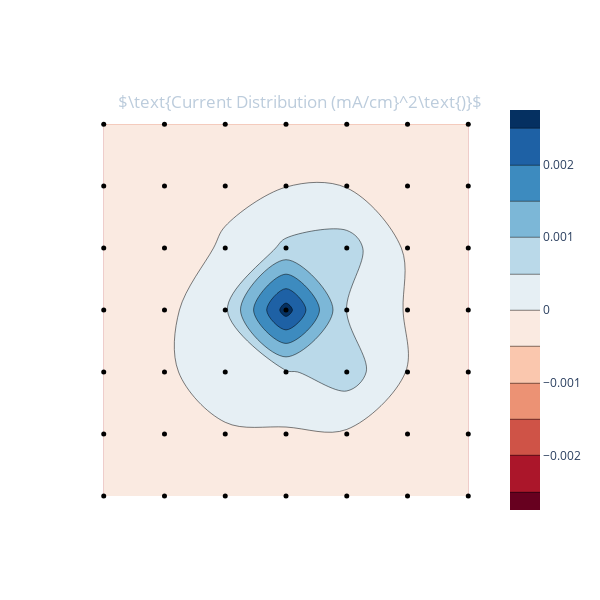
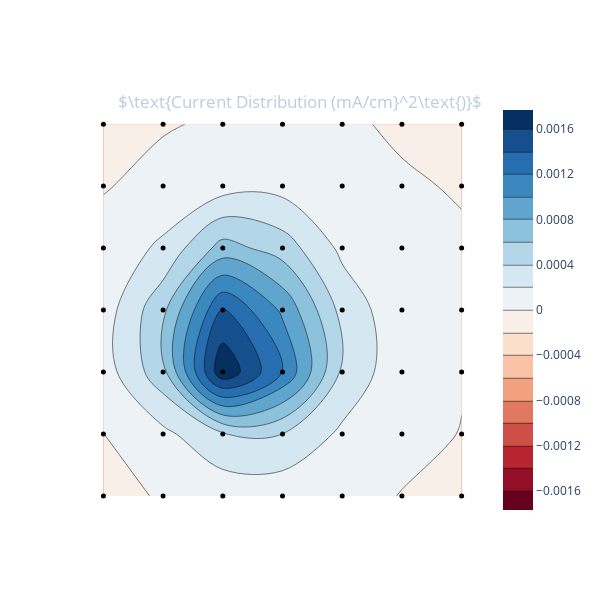
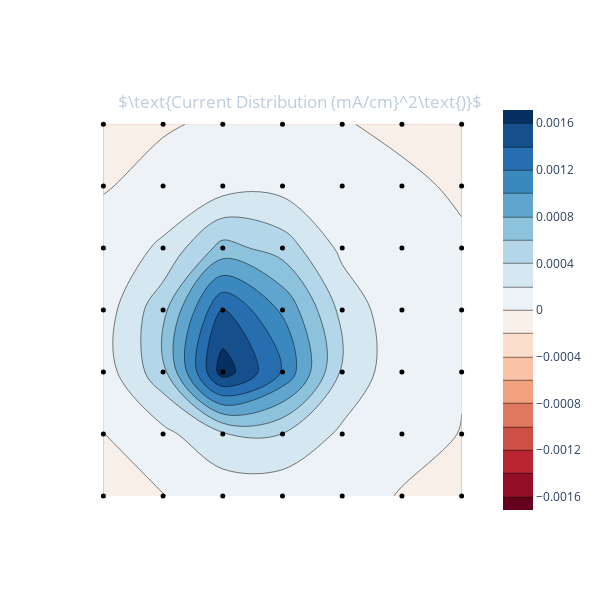
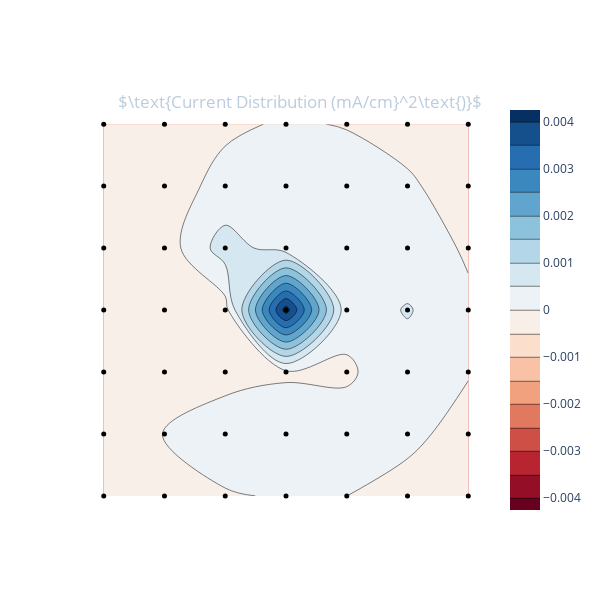

Source (notebook cell) for these figures, in order:
### Code cell
# conda install -c plotly plotly-orca
import pandas as pd
import plotly.graph_objects as go
import numpy as np
import plotly.io as pio
from IPython.display import Image
df = pd.DataFrame(savedData.data)
# df = df[['time', 'Vbias', 'Ibias', 'Vext', 'Iext', 'Ve1', 'Ie1', 'Varc', 'Iarc', 'Ibase', 'pressure', 'note']]

IpinMax = []
for currentArray in df.currents:
    IpinMax.append(np.max(currentArray))
    
df = df[['time', 'pressure', 'Vbias', 'Ibias', 'Varc', 'Iarc', 'Ibase', 'Vext', 'Iext', 'Ve1', 'Ie1']]
df.insert(7, "IpinMax", IpinMax, True)

for i in range(savedData.len()):
    display(df[i:i+1])
    fig = savedData.plotI(i)
    fig = apl.plotI(data.data[i]['currents'])
#     display(Image(pio.to_image(fig, scale = 1.35, format='png'))) # use this to have static graphs render on github.
    fig.show()

### Figure 1 — Plotly figure (JSON) as saved in the notebook; plotly's stock layout.template omitted (floating-point values rounded to 4 significant figures)
{"data": [{"autocontour": true, "colorscale": [[0, "rgb(103,0,31)"], [0.1, "rgb(178,24,43)"], [0.2, "rgb(214,96,77)"], [0.3, "rgb(244,165,130)"], [0.4, "rgb(253,219,199)"], [0.5, "rgb(247,247,247)"], [0.6, "rgb(209,229,240)"], [0.7, "rgb(146,197,222)"], [0.8, "rgb(67,147,195)"], [0.9, "rgb(33,102,172)"], [1, "rgb(5,48,97)"]], "contours": {"end": 0.0025, "size": 0.0005, "start": -0.0025}, "ncontours": 21, "type": "contour", "z": [[-1.367e-05, -2.249e-05, -2.112e-05, -3.814e-05, -4.372e-05, -4.033e-05, -1.708e-05], [-3.284e-05, -4.278e-05, -6.996e-05, -5.525e-05, -5.83e-05, -3.576e-05, -3.279e-05], [-3.517e-05, -9.148e-05, 0.0003033, 0.0004415, 0.0007474, -2.49e-05, -1.861e-05], [-6.818e-05, -0.0001363, 0.0004176, 0.002738, 0.0004908, -3.899e-05, -2.422e-05], [-8.084e-05, -0.0001117, 2.678e-05, 0.0005971, 0.0007076, -7.998e-05, -3.259e-05], [-5.563e-05, -5.418e-05, -4.917e-05, -9.894e-06, -2.175e-05, -2.893e-05, -3.574e-05], [-3.399e-05, -4.058e-05, -2.664e-05, -1.931e-05, -1.61e-05, -2.836e-05, -2.083e-05]], "zmax": 0.002738, "zmid": 0, "zmin": -0.002738}, {"marker": {"color": "rgb(0, 0, 0)", "size": 5}, "mode": "markers", "type": "scatter", "x": [0, 1, 2, 3, 4, 5, 6, 0, 1, 2, 3, 4, 5, 6, 0, 1, 2, 3, 4, 5, 6, 0, 1, 2, 3, 4, 5, 6, 0, 1, 2, 3, 4, 5, 6, 0, 1, 2, 3, 4, 5, 6, 0, 1, 2, 3, 4, 5, 6], "y": [0, 0, 0, 0, 0, 0, 0, 1, 1, 1, 1, 1, 1, 1, 2, 2, 2, 2, 2, 2, 2, 3, 3, 3, 3, 3, 3, 3, 4, 4, 4, 4, 4, 4, 4, 5, 5, 5, 5, 5, 5, 5, 6, 6, 6, 6, 6, 6, 6]}], "layout": {"height": 600, "paper_bgcolor": "rgba(0, 0, 0, 0)", "plot_bgcolor": "rgba(0, 0, 0, 0)", "title": {"font": {"color": "#BCCCDC"}, "text": "$\\text{Current Distribution (mA/cm}^2\\text{)}$", "x": 0.5, "xanchor": "center", "y": 0.84, "yanchor": "top"}, "width": 600, "xaxis": {"autorange": true, "range": [-0.3905, 6.39], "showgrid": false, "showticklabels": false, "tickmode": "linear", "type": "linear"}, "yaxis": {"autorange": true, "range": [-0.3894, 6.389], "showgrid": false, "showticklabels": false, "type": "linear"}}}

### Figure 2 — Plotly figure (JSON) as saved in the notebook; plotly's stock layout.template omitted (floating-point values rounded to 4 significant figures)
{"data": [{"autocontour": true, "colorscale": [[0, "rgb(103,0,31)"], [0.1, "rgb(178,24,43)"], [0.2, "rgb(214,96,77)"], [0.3, "rgb(244,165,130)"], [0.4, "rgb(253,219,199)"], [0.5, "rgb(247,247,247)"], [0.6, "rgb(209,229,240)"], [0.7, "rgb(146,197,222)"], [0.8, "rgb(67,147,195)"], [0.9, "rgb(33,102,172)"], [1, "rgb(5,48,97)"]], "contours": {"end": 0.0016, "size": 0.0002, "start": -0.0016}, "ncontours": 21, "type": "contour", "z": [[-3.311e-06, 9.766e-07, 7.133e-05, 6.293e-05, 4.662e-05, -4.438e-06, -5.133e-06], [-1.53e-06, 0.0001514, 0.0003727, 0.0004001, 0.0001604, 3.865e-05, -3.816e-06], [0.0001008, 0.0005325, 0.001767, 0.001195, 0.0003634, 5.94e-05, 8.782e-06], [9.675e-05, 0.0005518, 0.00141, 0.000965, 0.0003329, 5.908e-05, 1.125e-05], [6.733e-05, 0.000238, 0.0006803, 0.0005061, 0.0001538, 1.486e-05, 7.381e-06], [-1.119e-05, 5.472e-05, 0.0001118, 0.0001317, 1.507e-05, 6.559e-06, -4.438e-06], [-7.229e-06, -1.387e-05, 2.403e-05, 2.502e-05, 8.139e-06, -7.914e-06, -8.914e-06]], "zmax": 0.001767, "zmid": 0, "zmin": -0.001767}, {"marker": {"color": "rgb(0, 0, 0)", "size": 5}, "mode": "markers", "type": "scatter", "x": [0, 1, 2, 3, 4, 5, 6, 0, 1, 2, 3, 4, 5, 6, 0, 1, 2, 3, 4, 5, 6, 0, 1, 2, 3, 4, 5, 6, 0, 1, 2, 3, 4, 5, 6, 0, 1, 2, 3, 4, 5, 6, 0, 1, 2, 3, 4, 5, 6], "y": [0, 0, 0, 0, 0, 0, 0, 1, 1, 1, 1, 1, 1, 1, 2, 2, 2, 2, 2, 2, 2, 3, 3, 3, 3, 3, 3, 3, 4, 4, 4, 4, 4, 4, 4, 5, 5, 5, 5, 5, 5, 5, 6, 6, 6, 6, 6, 6, 6]}], "layout": {"height": 600, "paper_bgcolor": "rgba(0, 0, 0, 0)", "plot_bgcolor": "rgba(0, 0, 0, 0)", "title": {"font": {"color": "#BCCCDC"}, "text": "$\\text{Current Distribution (mA/cm}^2\\text{)}$", "x": 0.5, "xanchor": "center", "y": 0.84, "yanchor": "top"}, "width": 600, "xaxis": {"autorange": true, "range": [-0.3915, 6.391], "showgrid": false, "showticklabels": false, "tickmode": "linear", "type": "linear"}, "yaxis": {"autorange": true, "range": [-0.3894, 6.389], "showgrid": false, "showticklabels": false, "type": "linear"}}}

### Figure 3 — Plotly figure (JSON) as saved in the notebook; plotly's stock layout.template omitted (floating-point values rounded to 4 significant figures)
{"data": [{"autocontour": true, "colorscale": [[0, "rgb(103,0,31)"], [0.1, "rgb(178,24,43)"], [0.2, "rgb(214,96,77)"], [0.3, "rgb(244,165,130)"], [0.4, "rgb(253,219,199)"], [0.5, "rgb(247,247,247)"], [0.6, "rgb(209,229,240)"], [0.7, "rgb(146,197,222)"], [0.8, "rgb(67,147,195)"], [0.9, "rgb(33,102,172)"], [1, "rgb(5,48,97)"]], "contours": {"end": 0.0016, "size": 0.0002, "start": -0.0016}, "ncontours": 21, "type": "contour", "z": [[-3.384e-06, -3.058e-06, 7.143e-05, 5.737e-05, 4.389e-05, -6.734e-06, -3.827e-06], [-2.247e-06, 0.0001464, 0.000368, 0.0003947, 0.0001613, 3.796e-05, -3.11e-06], [9.885e-05, 0.0005318, 0.001713, 0.001183, 0.0003668, 5.965e-05, 6.654e-06], [9.775e-05, 0.0005384, 0.001412, 0.000973, 0.0003352, 5.368e-05, 7.634e-06], [6.671e-05, 0.0002358, 0.0006721, 0.0005104, 0.0001515, 1.811e-05, 6.233e-06], [-1.077e-05, 4.999e-05, 0.0001112, 0.0001334, 1.078e-05, 8.94e-06, -6.165e-06], [-1.33e-05, -1.362e-05, 2.322e-05, 2.245e-05, 2.809e-06, -9.852e-06, -1.236e-05]], "zmax": 0.001713, "zmid": 0, "zmin": -0.001713}, {"marker": {"color": "rgb(0, 0, 0)", "size": 5}, "mode": "markers", "type": "scatter", "x": [0, 1, 2, 3, 4, 5, 6, 0, 1, 2, 3, 4, 5, 6, 0, 1, 2, 3, 4, 5, 6, 0, 1, 2, 3, 4, 5, 6, 0, 1, 2, 3, 4, 5, 6, 0, 1, 2, 3, 4, 5, 6, 0, 1, 2, 3, 4, 5, 6], "y": [0, 0, 0, 0, 0, 0, 0, 1, 1, 1, 1, 1, 1, 1, 2, 2, 2, 2, 2, 2, 2, 3, 3, 3, 3, 3, 3, 3, 4, 4, 4, 4, 4, 4, 4, 5, 5, 5, 5, 5, 5, 5, 6, 6, 6, 6, 6, 6, 6]}], "layout": {"height": 600, "paper_bgcolor": "rgba(0, 0, 0, 0)", "plot_bgcolor": "rgba(0, 0, 0, 0)", "title": {"font": {"color": "#BCCCDC"}, "text": "$\\text{Current Distribution (mA/cm}^2\\text{)}$", "x": 0.5, "xanchor": "center", "y": 0.84, "yanchor": "top"}, "width": 600, "xaxis": {"autorange": true, "range": [-0.3915, 6.391], "showgrid": false, "showticklabels": false, "tickmode": "linear", "type": "linear"}, "yaxis": {"autorange": true, "range": [-0.3894, 6.389], "showgrid": false, "showticklabels": false, "type": "linear"}}}

### Figure 4 — Plotly figure (JSON) as saved in the notebook; plotly's stock layout.template omitted (floating-point values rounded to 4 significant figures)
{"data": [{"autocontour": true, "colorscale": [[0, "rgb(103,0,31)"], [0.1, "rgb(178,24,43)"], [0.2, "rgb(214,96,77)"], [0.3, "rgb(244,165,130)"], [0.4, "rgb(253,219,199)"], [0.5, "rgb(247,247,247)"], [0.6, "rgb(209,229,240)"], [0.7, "rgb(146,197,222)"], [0.8, "rgb(67,147,195)"], [0.9, "rgb(33,102,172)"], [1, "rgb(5,48,97)"]], "contours": {"end": 0.004, "size": 0.0005, "start": -0.004}, "ncontours": 21, "type": "contour", "z": [[-3.379e-05, -4.895e-05, -1.203e-05, 1.227e-05, 3.555e-07, -5.602e-05, -4.377e-05], [-5.247e-05, 1.841e-06, 8.355e-05, 0.0004165, 0.0001515, 3.714e-05, -5.697e-05], [-4.867e-05, -5.971e-05, -5.228e-05, -8.661e-05, -4.71e-05, 0.000206, 9.478e-06], [-0.0001217, -0.0002549, -0.0002136, 0.00424, 0.0001226, 0.0005481, 2.797e-05], [-0.0002473, -0.0002788, 0.0007583, 0.0002128, 0.0004931, 8.316e-05, -1.934e-05], [-0.0001562, -8.03e-05, 5.574e-05, 0.0002304, 8.795e-05, 1.759e-05, -5.944e-05], [-5.708e-05, -6.886e-05, -3.051e-05, 1.794e-05, -9.04e-06, -4.535e-05, -3.598e-05]], "zmax": 0.00424, "zmid": 0, "zmin": -0.00424}, {"marker": {"color": "rgb(0, 0, 0)", "size": 5}, "mode": "markers", "type": "scatter", "x": [0, 1, 2, 3, 4, 5, 6, 0, 1, 2, 3, 4, 5, 6, 0, 1, 2, 3, 4, 5, 6, 0, 1, 2, 3, 4, 5, 6, 0, 1, 2, 3, 4, 5, 6, 0, 1, 2, 3, 4, 5, 6, 0, 1, 2, 3, 4, 5, 6], "y": [0, 0, 0, 0, 0, 0, 0, 1, 1, 1, 1, 1, 1, 1, 2, 2, 2, 2, 2, 2, 2, 3, 3, 3, 3, 3, 3, 3, 4, 4, 4, 4, 4, 4, 4, 5, 5, 5, 5, 5, 5, 5, 6, 6, 6, 6, 6, 6, 6]}], "layout": {"height": 600, "paper_bgcolor": "rgba(0, 0, 0, 0)", "plot_bgcolor": "rgba(0, 0, 0, 0)", "title": {"font": {"color": "#BCCCDC"}, "text": "$\\text{Current Distribution (mA/cm}^2\\text{)}$", "x": 0.5, "xanchor": "center", "y": 0.84, "yanchor": "top"}, "width": 600, "xaxis": {"autorange": true, "range": [-0.3905, 6.39], "showgrid": false, "showticklabels": false, "tickmode": "linear", "type": "linear"}, "yaxis": {"autorange": true, "range": [-0.3894, 6.389], "showgrid": false, "showticklabels": false, "type": "linear"}}}
